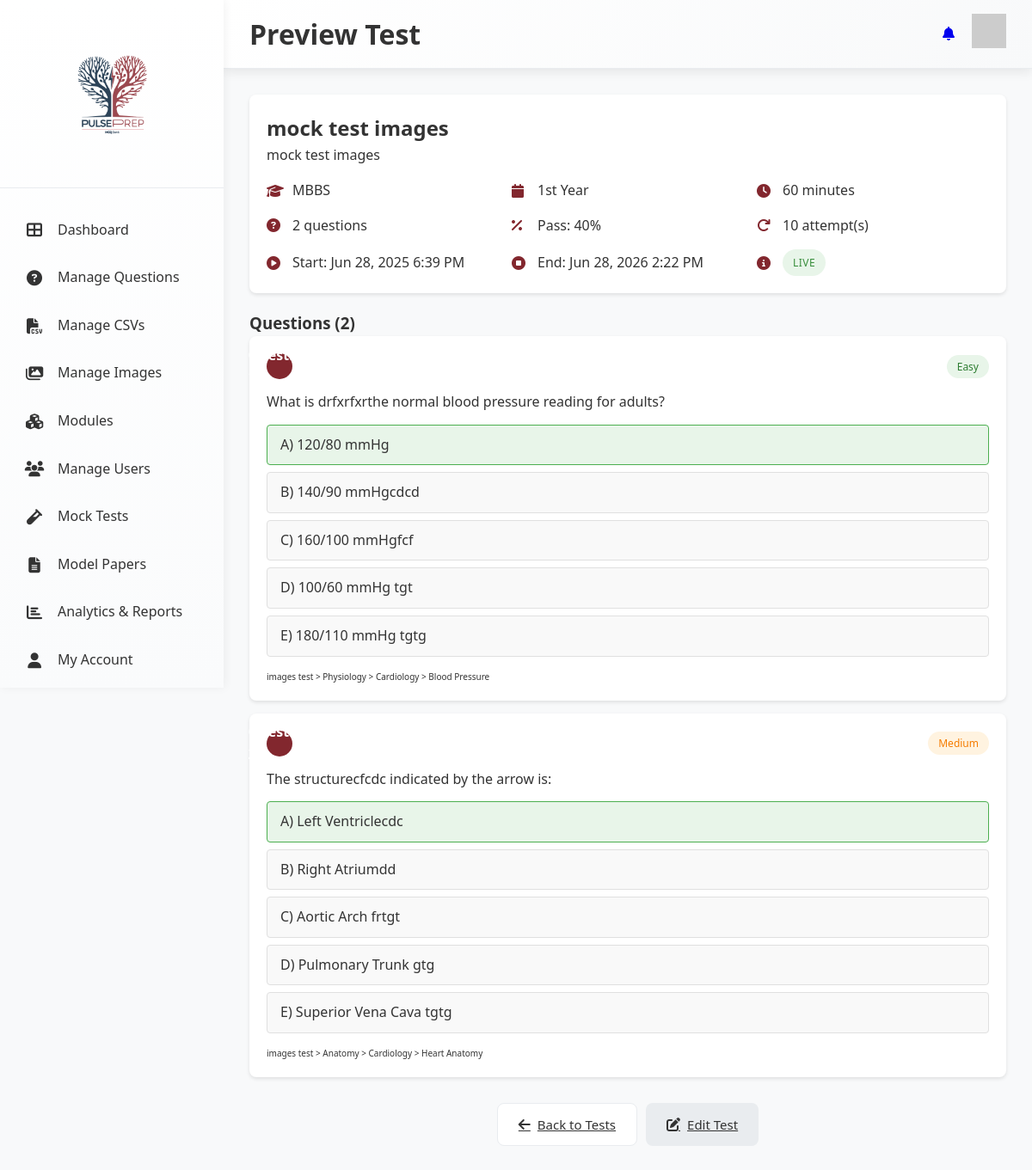
The page /mocktest/preview/4/ (signed in) on the database as committed earlier.
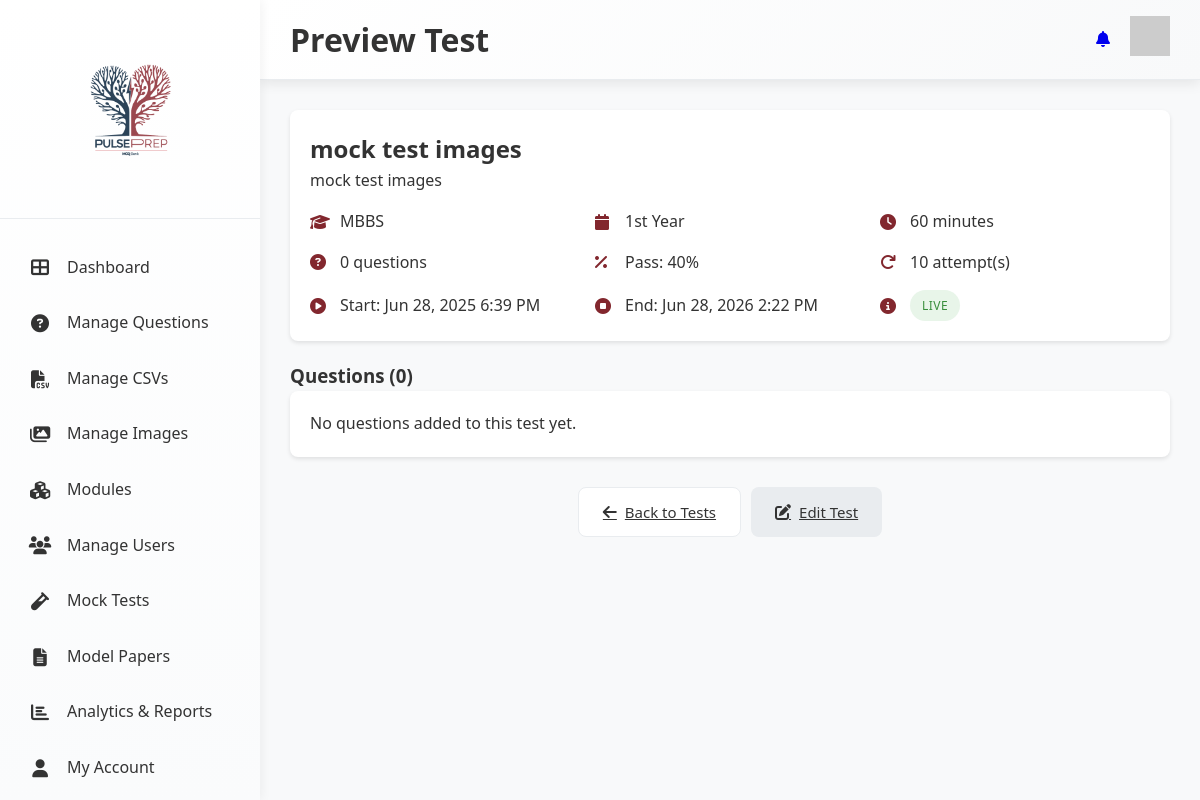
The same page on the database as committed later.
### mocktest/models.py (models this page shows, shortened)
class TestQuestion(models.Model):
    mock_test = models.ForeignKey(MockTest, on_delete=models.CASCADE)
    question = models.ForeignKey(Question, on_delete=models.CASCADE)
    question_order = models.IntegerField(default=0)
    marks = models.IntegerField(default=1)
    class Meta:
        ordering = ['question_order']
        unique_together = ['mock_test', 'question']

### questionbank/models.py (models this page shows, shortened)
class Question(models.Model):
    QUESTION_TYPE_CHOICES = [
        ('MCQ', 'Multiple Choice'),
        ('SEQ', 'Short Essay Question'),
        ('NOTE', 'Notes'),
    ]
    DIFFICULTY_CHOICES = [
        ('Easy', 'Easy'),
        ('Medium', 'Medium'),
        ('Hard', 'Hard'),
    ]
    DEGREE_CHOICES = [
        ('MBBS', 'MBBS'),
        ('BDS', 'BDS'),
    ]
    YEAR_CHOICES = [
        ('1st', '1st'),
        ('2nd', '2nd'),
        ('3rd', '3rd'),
        ('4th', '4th'),
        ('5th', '5th'),
    ]
    CORRECT_ANSWER_CHOICES = [
        ('A', 'A'),
        ('B', 'B'),
        ('C', 'C'),
        ('D', 'D'),
        ('E', 'E'),  # Added Option E
    ]
    question_text = models.TextField()
    question_type = models.CharField(max_length=4, choices=QUESTION_TYPE_CHOICES, default='MCQ')
    created_on = models.DateTimeField(default=timezone.now)
    created_by = models.ForeignKey(settings.AUTH_USER_MODEL, on_delete=models.SET_NULL, null=True, blank=True)
    option_a = models.TextField(blank=True, null=True)
    option_b = models.TextField(blank=True, null=True)
    option_c = models.TextField(blank=True, null=True)
    option_d = models.TextField(blank=True, null=True)
    option_e = models.TextField(blank=True, null=True)  # Added Option E
    correct_answer = models.CharField(max_length=1, choices=CORRECT_ANSWER_CHOICES, blank=True, null=True)
    degree = models.CharField(max_length=4, choices=DEGREE_CHOICES, default='MBBS')
    year = models.CharField(max_length=3, choices=YEAR_CHOICES, default='1st')
    block = models.CharField(max_length=100, default='General')
    module = models.CharField(max_length=100, default='General')
    subject = models.CharField(max_length=100, default='General')
    topic = models.CharField(max_length=100, default='General')
    difficulty = models.CharField(max_length=6, choices=DIFFICULTY_CHOICES, default='Medium')
    explanation = models.TextField(blank=True, null=True)
    question_image = models.CharField(max_length=255, blank=True, null=True,
                                    help_text="Image to display with the question (filename only)")
    image = models.CharField(max_length=255, blank=True, null=True,
                           help_text="Image to display with explanation (filename only)")

### mocktest/views.py (the view)
# urls.py: path('preview/<int:test_id>/', views.preview_test, name='preview_test'),
@content_access_required
def preview_test(request, test_id):
    test = get_object_or_404(MockTest, id=test_id)
    if not check_object_access(test, request.user):
        messages.error(request, "You don't have permission to preview this test.")
        return redirect('mocktest_list')
    test_questions = test.testquestion_set.all().select_related('question')
    accessible_question_ids = []
    for tq in test_questions:
        if check_object_access(tq.question, request.user):
            accessible_question_ids.append(tq.id)
    filtered_test_questions = test_questions.filter(id__in=accessible_question_ids)
    context = {
        'test': test,
        'test_questions': filtered_test_questions,
        'question_count': filtered_test_questions.count(),
        'user_access': get_user_access_info(request.user),
        'can_edit': request.user.is_admin or request.user.is_superuser,
    }
    return render(request, 'mocktest/preview_test.html', context)

### notifications/context_processors.py (called while the page is built)
def notification_context(request):
    if request.user.is_authenticated:
        try:
            unread_count = NotificationMessage.objects.filter(
                Q(recipient=request.user) | Q(recipient__isnull=True),
                is_read=False
            ).count()
            return {
                'unread_count': unread_count,
            }
        except Exception:
            return {'unread_count': 0}
    return {'unread_count': 0}

### user_management/context_processors.py (called while the page is built, shortened)
def admin_navigation_stats(request):
    User = get_user_model()
    if not request.user.is_authenticated:
        return {}
    return {}

### user_management/utils.py (called while the page is built, shortened)
def get_user_access_info(user):
    if user.is_admin or user.is_superuser:
        return {
            'level': 'admin',
            'display': 'Administrator - Full Access to All Content',
            'can_access': True,
            'degree': None,
            'year': None,
            'filter_params': {},
            'can_create_tests': True,
            'can_manage_users': True,
            'can_view_analytics': True,
        }

def check_object_access(obj, user):
    if not user or not user.is_authenticated:
        return False
    if user.is_admin or user.is_superuser:
        return True

### templates/mocktest/preview_test.html (shortened to what the changed rows need)
{% load static %}
<!DOCTYPE html>
<html lang="en">
  <head>
    <link rel="stylesheet" href="{% static 'css/DAstyles.css' %}" />
    <link rel="stylesheet" href="{% static 'css/mockTest.css' %}" />
    <link rel="stylesheet" href="https://cdnjs.cloudflare.com/ajax/libs/font-awesome/6.4.0/css/all.min.css" />
  </head>
  <body>
    <div class="container">
      <main class="main-content">
        <header class="header">
          <h1>Preview Test</h1>
        </header>
        <div class="dashboard-content">
          <div class="preview-container">
            <div class="test-info-card">
              <h2>{{ test.title }}</h2>
              {% if test.description %}
                <p>{{ test.description }}</p>
              {% endif %}
              <div class="test-meta">
                <div class="meta-item">
                  <i class="fas fa-question-circle"></i>
                  <span>{{ question_count }} questions</span>
                </div>
              </div>
              <div class="test-meta">
              </div>
            </div>
            <h3>Questions ({{ question_count }})</h3>
            {% for test_question in test_questions %}
              <div class="question-preview-card">
                <div class="question-header">
                  <span class="question-number">Question {{ test_question.question_order }}</span>
                  <span class="difficulty-badge {{ test_question.question.difficulty|lower }}">
                    {{ test_question.question.difficulty }}
                  </span>
                </div>
                <div class="question-text">
                  <p>{{ test_question.question.question_text }}</p>
                </div>
                <div class="question-options">
                  {% if test_question.question.option_a %}
                    <div class="option-item {% if test_question.question.correct_answer == 'A' %}correct{% endif %}">
                      A) {{ test_question.question.option_a }}
                    </div>
                  {% endif %}
                  {% if test_question.question.option_b %}
                    <div class="option-item {% if test_question.question.correct_answer == 'B' %}correct{% endif %}">
                      B) {{ test_question.question.option_b }}
                    </div>
                  {% endif %}
                  {% if test_question.question.option_c %}
                    <div class="option-item {% if test_question.question.correct_answer == 'C' %}correct{% endif %}">
                      C) {{ test_question.question.option_c }}
                    </div>
                  {% endif %}
                  {% if test_question.question.option_d %}
                    <div class="option-item {% if test_question.question.correct_answer == 'D' %}correct{% endif %}">
                      D) {{ test_question.question.option_d }}
                    </div>
                  {% endif %}
                  {% if test_question.question.option_e %}
                    <div class="option-item {% if test_question.question.correct_answer == 'E' %}correct{% endif %}">
                      E) {{ test_question.question.option_e }}
                    </div>
                  {% endif %}
                </div>
                <div class="question-meta">
                  <small>
                    {{ test_question.question.block }} >
                    {{ test_question.question.module }} >
                    {{ test_question.question.subject }} >
                    {{ test_question.question.topic }}
                  </small>
                </div>
              </div>
            {% empty %}
              <div class="test-info-card">
                <p>No questions added to this test yet.</p>
              </div>
            {% endfor %}
            <div class="action-buttons">
              <a href="{% url 'mocktest_list' %}" class="action-button secondary">
              </a>
              <a href="{% url 'create_test' %}?id={{ test.id }}" class="action-button">
              </a>
            </div>
          </div>
        </div>
      </main>
    </div>
  </body>
</html>

Rows that differ between the two databases and show on the page:
removed TestQuestion: question.difficulty "Easy", question.question_text "What is drfxrfxrthe normal blood pressure reading for adults?", question.option_a "120/80 mmHg", question.option_b "140/90 mmHgcdcd", question.option_c "160/100 mmHgfcf", question.option_d "100/60 mmHg tgt", question.option_e "180/110 mmHg tgtg", question.block "images test", question.module "Physiology", question.subject "Cardiology", question.topic "Blood Pressure"
removed TestQuestion: question.difficulty "Medium", question.question_text "The structurecfcdc indicated by the arrow is:", question.option_a "Left Ventriclecdc", question.option_b "Right Atriumdd", question.option_c "Aortic Arch frtgt", question.option_d "Pulmonary Trunk gtg", question.option_e "Superior Vena Cava tgtg", question.block "images test", question.module "Anatomy", question.subject "Cardiology", question.topic "Heart Anatomy"
Other text that changed with them:
{{ question_count }}: "2" → "0"
text now shown: "No questions added to this test yet."
